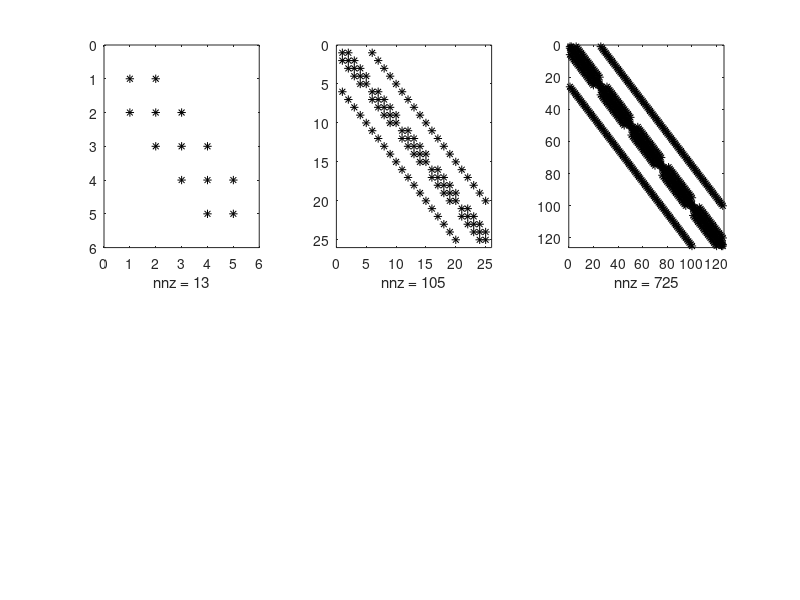

The MATLAB script that drew this image:
%plot([-1 1 1], [0 0 0],'.-')
%text( -1, 0, '1')
%text(0, 0, '-2')
%text( 1, 0, '1%')
clf
n=5;
I = eye(n); A = spdiags(ones(n,1)*[1 -2 1], -1:1, n,n);
subplot(2,3,1);
spy(A,'k');
subplot(2,3,2);
spy(kron(A,I) + kron(I,A),'k')  
subplot(2,3,3);
spy(kron(kron(A,I),I) + kron(kron(I,A),I) + kron(kron(I,I),A),'k')  
print -deps fdm_structure.eps

